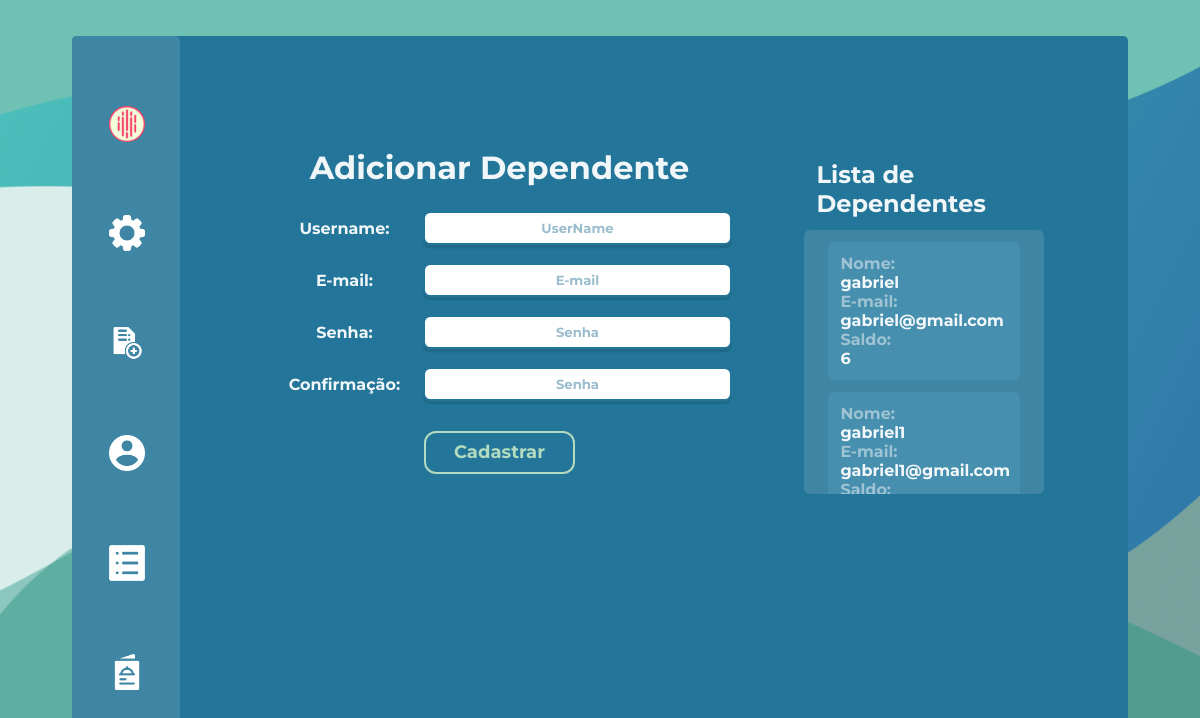
The page /adicionarDependente (signed in) on the database as committed earlier.
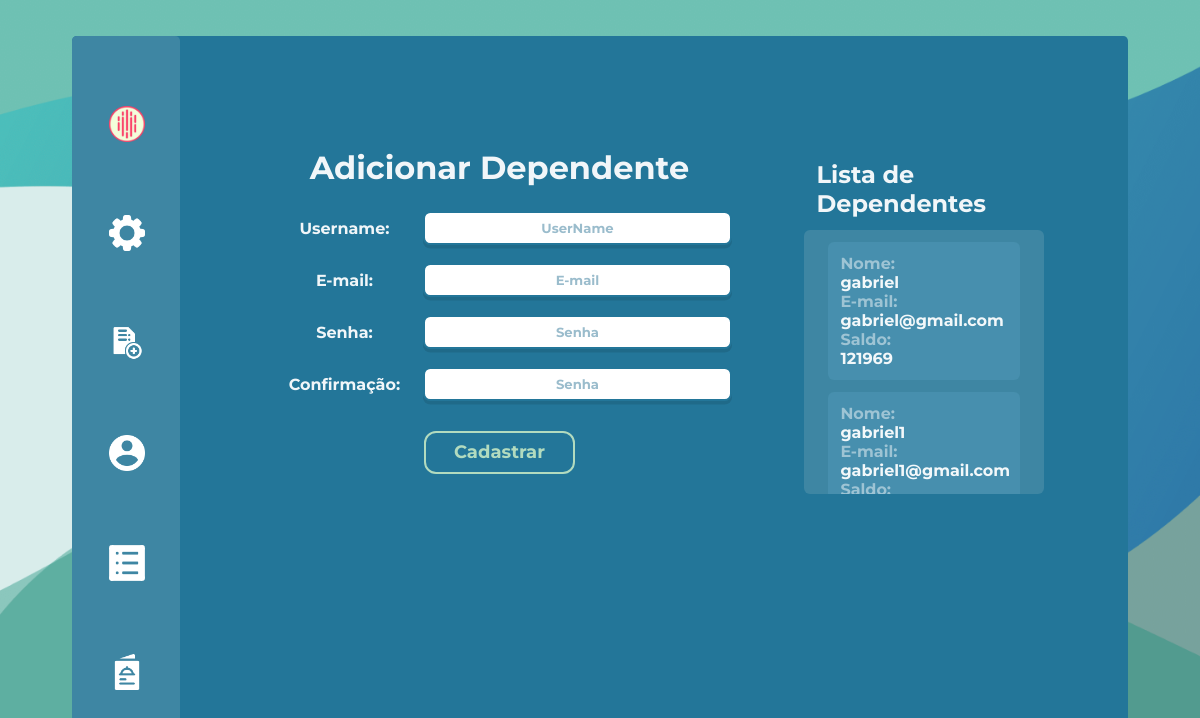
The same page on the database as committed later.
### projeto/models.py (models this page shows, shortened)
class Dependente(db.Model, UserMixin):
    id = db.Column(db.Integer, primary_key=True, autoincrement=True)
    saldo = db.Column(db.Integer, nullable=False, unique=False, default=0)
    usuario = db.Column(db.String(length=30), nullable=False, unique=True)
    email = db.Column(db.String(length=30), nullable=False, unique=True)
    senha = db.Column(db.String(length=30), nullable=False)
    idResponsavel = db.Column(db.Integer)
    imagemPerfil = db.Column(db.LargeBinary)  # ATRIBUTO PARA IMAGEM
    user_type = 'dependente'
    @property
    def senhacrip(self):
        return self.senhacrip

### projeto/routes.py (the view, shortened to what this page needs)
@app.route('/adicionarDependente', methods=['GET', 'POST'])
@login_required
def adicionarDependente():
    form = CadastroForm()
    dependentes = Dependente.query.filter_by(idResponsavel=current_user.id).all()
    return render_template("adicionarDependente.html", form=form, dependentes=dependentes)

### projeto/forms.py (shortened to what this page needs)
class CadastroForm(FlaskForm):
    usuario = StringField(label='Username:', validators=[Length(min=2, max=30), DataRequired()])
    email = StringField(label='E-mail:', validators=[DataRequired()])
    senha1 = PasswordField(label='Senha:', validators=[Length(min=4), DataRequired()])
    senha2 = PasswordField(label='Confirmação:', validators=[DataRequired()])
    submit = SubmitField(label='Cadastrar')

### projeto/models.py (called while the page is built)
@login_manager.user_loader
def load_user(user_id):
    user_type = session.get('user_type')
    if user_type == 'responsavel':
        return Responsavel.query.get(int(user_id))
    elif user_type == 'dependente':
        return Dependente.query.get(int(user_id))
    elif user_type == 'funcionario':
        return Funcionario.query.get(int(user_id))
    return None

### projeto/templates/adicionarDependente.html (shortened to what this page needs)
{% extends 'baseResponsavel.html' %}
    {%block conteudo%}
        <div class="bodyDependente">
            <div class="bodyaddDependente">
                <div class="containerCadastroDependente">
                    <h1>
                        Adicionar Dependente
                    </h1>
                    <form method="POST" class="formsDependente" style="color: whitesmoke;">
                    <div class="flex">
                        {{form.usuario.label(class="labelLogin")}}
                        {{form.usuario(class="formsLoginBox", placeholder="UserName")}}
                    </div>
                    <div class="flex">
                        {{form.email.label(class="labelLogin")}}
                        {{form.email(class="formsLoginBox", placeholder="E-mail")}}
                    </div>
                    <div class="flex">
                        {{form.senha1.label(class="labelLogin")}}
                        {{form.senha1(class="formsLoginBox", placeholder="Senha")}}
                    </div>
                    <div class="flex">
                        {{form.senha2.label(class="labelLogin")}}
                        {{form.senha2(class="formsLoginBox", placeholder="Senha")}}
                    </div>
                        {{form.submit(class="botãoContainer1")}}
                    </form>
                </div>
                <div class="lista">
                    <h1>Lista de Dependentes</h1>
                    <div class="dadosLista">
                    {% for i in dependentes%}
                    <div>
                        <p>Nome: <p class="saldoText">{{ i.usuario}}</p></p>
                        <p>E-mail: <p class="saldoText">{{ i.email}}</p></p>
                        <p>Saldo: <p class="saldoText">{{ i.saldo}}</p></p>
                    </div>
                    {% endfor%}
            </div>
        </div>
    </div>
    {%endblock%}

Rows that differ between the two databases and show on the page:
changed Dependente "gabriel": saldo "6" → "121969"
